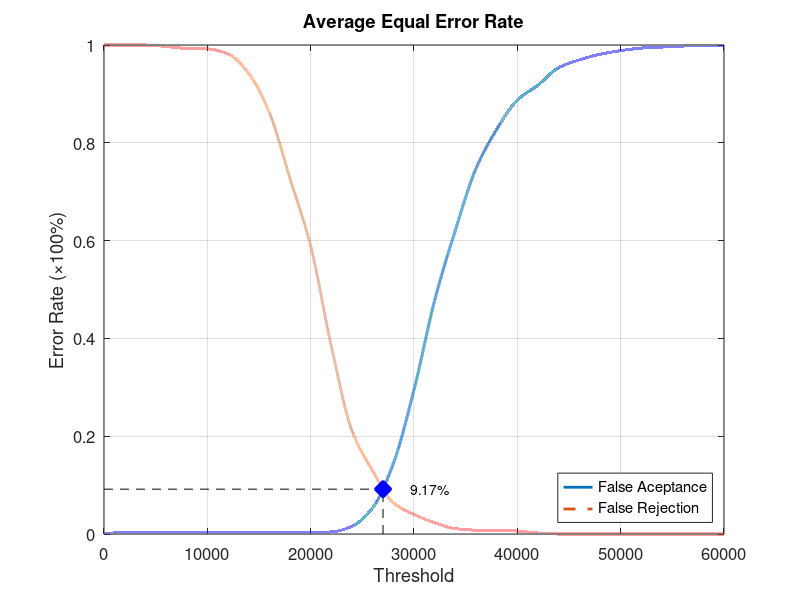
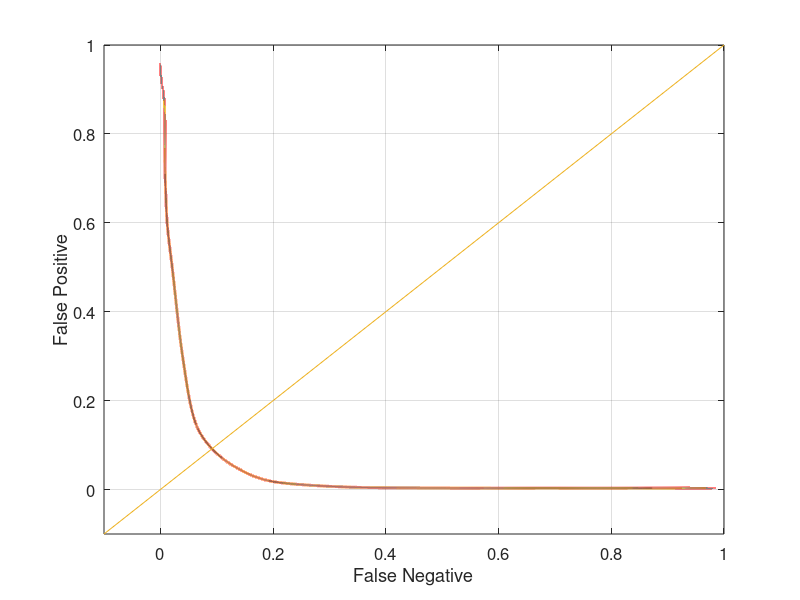

Write MATLAB code to recreate these figures, in order.
function yEER = Database2Average
close all;
clear;
clc;
x = 0:2000:60000;
xq = 0:0.5:60000;

y0 = [0 0.0031579 0.0031579 0.0031579 0.0031579 0.0031579 0.0031579 0.0031579 0.0031579 0.0031579 0.0031579 0.00421053 0.0157895 0.0536842 0.144211 0.294737 0.477895 0.621053 0.747368 0.827368 0.887368 0.917895 0.953684 0.969474 0.981053 0.988421 0.993684 0.99579 0.997895 0.998947 1];
yy0 = interp1(x, y0, xq, 'pchip');
y1 = [1 1 1 0.997 0.993 0.992 0.982 0.942 0.862 0.727 0.589 0.384 0.211 0.129 0.064 0.04 0.023 0.011 0.008 0.008 0.006 0.002 0 0 0 0 0 0 0 0 0];
yy1 = interp1(x, y1, xq, 'pchip');

% Calculating EER: 
y2 = abs(y0 - y1);
find(y2 == min(y2))
yy2 = abs(yy0 - yy1);
xEER = find(yy2 == min(yy2));
xEERIndex = xq(xEER) % X-axis EER
yEER = yy0(xEER) % Y-axis EER

main = figure
plot(xq, yy0,'-','LineWidth', 2);	hold on
plot(xq, yy1,'--','LineWidth', 2);	hold on
plot([xEERIndex xEERIndex], [0 yEER], 'k--');	hold on
plot([0 xEERIndex], [yEER yEER], 'k--');	hold on
plot(xEERIndex, yEER, 'bx', 'LineWidth', 10);	hold on
text(xEERIndex + 10 * xEERIndex / 100, yEER, [num2str(round((10000 * yEER)) / 100) '%'])
legend('False Aceptance', 'False Rejection', 'Location', 'SouthEast')
xlabel('Threshold')
ylabel('Error Rate (\times100%)')
title('Average Equal Error Rate')
set(gca, 'FontSize', 12)
axis([0 60000 0 1])
grid on

print(main, 'Database2AverageMain', '-dpng');
FNRxFPR = figure('Color', [1 1 1]);
plot(yy1, yy0, '-', yy1, yy0, 'LineWidth', 2);
hold on
y = -0.1:0.1:1
plot(y, y); 
set(gca, 'FontSize', 12)
xlabel('False Negative')
ylabel('False Positive')
axis([-0.1 1 -0.1 1])
set(gca, 'FontSize', 12)
grid on

print(FNRxFPR, 'Database2AverageFNRxFPR','-dpng');
end
